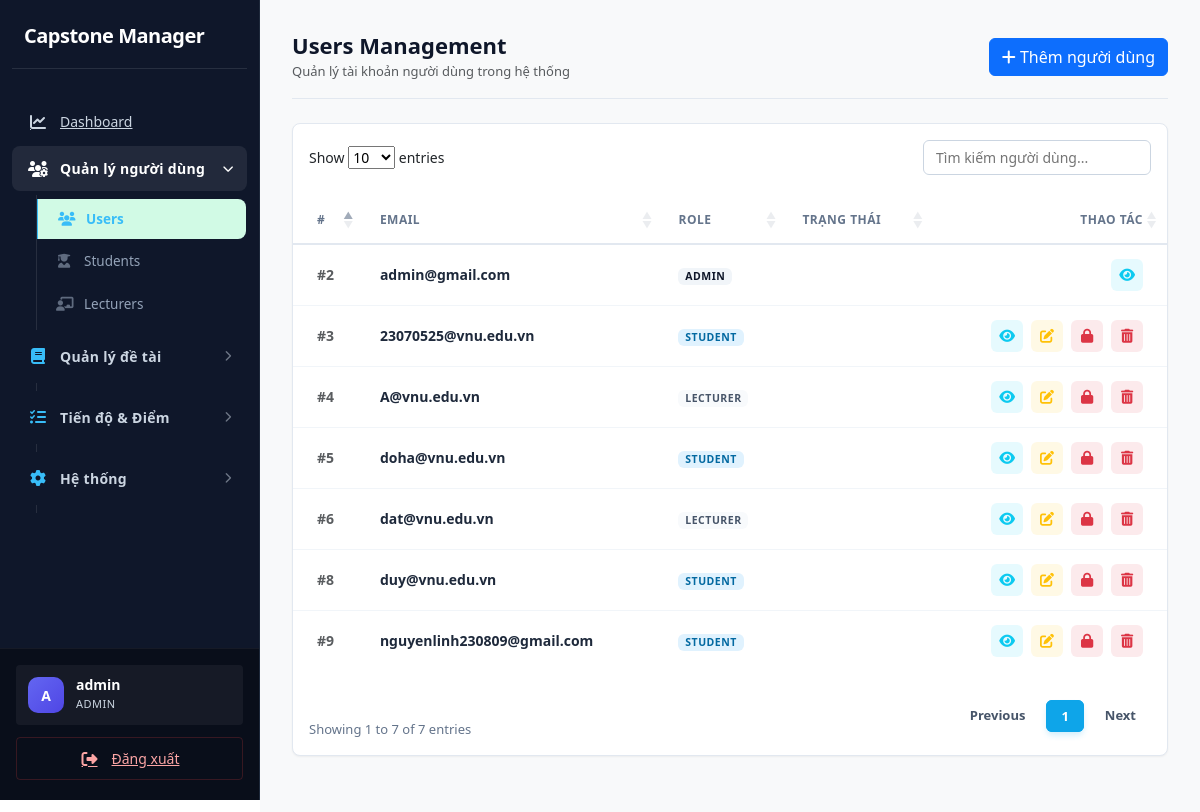
The app's page /index.php?page=users (signed in) with its own data.
### tables this page shows
CREATE TABLE `users` (
  `id` int(11) NOT NULL,
  `email` varchar(100) NOT NULL,
  `password` varchar(255) NOT NULL,
  `role` enum('admin','student','lecturer') NOT NULL DEFAULT 'student',
  `status` enum('active','locked') DEFAULT 'active',
  `created_at` timestamp NOT NULL DEFAULT current_timestamp()
);

### app/controllers/UserController.php (called while the page is built, shortened)
<?php
class UserController {
    private $userModel;
    public function __construct() {
        $this->userModel = new User();
    }
    public function index() {
        $users = $this->userModel->getAll();
        require '../app/views/users/index.php';
    }
}

### core/Database.php (called while the page is built)
<?php
class Database {
    private static $instance = null;
    private $conn;
    private $host = "localhost";
    private $dbname = "capstone_manager";
    private $username = "root";
    private $password = "";
    private function __construct(){
        try{
            $this->conn = new PDO(
                "mysql:host={$this->host};dbname={$this->dbname};charset=utf8mb4",
                $this->username,
                $this->password
            );
            $this->conn->setAttribute(
                PDO::ATTR_ERRMODE,
                PDO::ERRMODE_EXCEPTION
            );
            $this->conn->setAttribute(
                PDO::ATTR_DEFAULT_FETCH_MODE,
                PDO::FETCH_ASSOC
            );
        }catch(PDOException $e){
            die("Database Error: " . $e->getMessage());
        }
    }
    public static function getInstance(){
        if(self::$instance == null){
            self::$instance = new Database();
        }
        return self::$instance;
    }
    public function getConnection(){
        return $this->conn;
    }
}

### app/models/User.php (called while the page is built, shortened)
<?php
class User {
    private $conn;
    public function __construct(){
        $this->conn = Database::getInstance()->getConnection();
    }
    public function getAll(){
        $sql = "SELECT *
                FROM users
                ORDER BY id DESC";
        return $this->conn
            ->query($sql)
            ->fetchAll(PDO::FETCH_ASSOC);
    }
}

### app/views/users/index.php (the view, shortened to what this page needs)
<?php require '../app/views/layouts/header.php'; ?>
<?php require '../app/views/layouts/sidebar.php'; ?>
<div class="main-content">
    <div class="page-header">
        <div>
            <h2>Users Management</h2>
            <p class="text-muted small mb-0 mt-1">Quản lý tài khoản người dùng trong hệ thống</p>
        </div>
        <a href="index.php?page=user-create" class="btn btn-primary">
            <i class="fa-solid fa-plus"></i> Thêm người dùng
        </a>
    </div>
    <div class="table-container">
        <div class="table-responsive">
            <table class="table datatable" id="userTable">
                <thead>
                    <tr>
                        <th class="ps-4">#</th>
                        <th>Email</th>
                        <th>Role</th>
                        <th>Trạng thái</th>
                        <th class="text-end pe-4">Thao tác</th>
                    </tr>
                </thead>
                <tbody>
                    <?php if (!empty($users)): ?>
                        <?php foreach ($users as $u): ?>
                            <tr>
                                <td class="ps-4 fw-bold text-muted">#<?= $u['id'] ?></td>
                                <td class="fw-semibold"><?= htmlspecialchars($u['email']) ?></td>
                                <td>
                                    <span class="badge role-<?= $u['role'] ?>">
                                        <?= ucfirst($u['role']) ?>
                                    </span>
                                </td>
                                <td>
                                    <span class="badge status-<?= $u['status'] ?? 'active' ?>">
                                    </span>
                                </td>
                                <td class="text-end pe-4">
                                    <div class="d-flex justify-content-end gap-2">
                                        <a href="index.php?page=user-show&id=<?= $u['id'] ?>"
                                           class="btn-action bg-info bg-opacity-10 text-info" title="Xem">
                                            <i class="fa-solid fa-eye"></i>
                                        </a>
                                        <?php if ($u['role'] !== 'admin'): ?>
                                            <a href="index.php?page=user-edit&id=<?= $u['id'] ?>"
                                               class="btn-action bg-warning bg-opacity-10 text-warning" title="Sửa">
                                                <i class="fa-solid fa-pen-to-square"></i>
                                            </a>
                                            <?php if (($u['status'] ?? 'active') === 'active'): ?>
                                                <a href="index.php?page=user-lock&id=<?= $u['id'] ?>"
                                                   class="btn-action bg-danger bg-opacity-10 text-danger" title="Khóa">
                                                    <i class="fa-solid fa-lock"></i>
                                                </a>
                                            <?php endif; ?>
                                            <a href="index.php?page=user-delete&id=<?= $u['id'] ?>"
                                               class="btn-action btn-delete bg-danger bg-opacity-10 text-danger" title="Xóa">
                                                <i class="fa-solid fa-trash-can"></i>
                                            </a>
                                        <?php endif; ?>
                                    </div>
                                </td>
                            </tr>
                        <?php endforeach; ?>
                    <?php endif; ?>
                </tbody>
            </table>
        </div>
    </div>
</div>
<?php require '../app/views/layouts/footer.php'; ?>

### public/index.php (shortened to what this page needs)
<?php
require_once '../core/Database.php';
require_once '../app/models/User.php';
require_once '../app/controllers/UserController.php';
$page = $_GET['page'] ?? 'login';
switch ($page) {
    case 'users':
        (new UserController())->index();
        break;
}

### app/views/layouts/header.php (shortened to what this page needs)
<!DOCTYPE html>
<html lang="en">
<head>
    <link rel="stylesheet"
          href="assets/css/style.css">
    <link rel="stylesheet"
          href="https://cdn.jsdelivr.net/npm/bootstrap@5.3.3/dist/css/bootstrap.min.css">
    <link rel="stylesheet"
          href="https://cdnjs.cloudflare.com/ajax/libs/font-awesome/6.5.1/css/all.min.css">
    <link rel="stylesheet"
          href="https://cdn.datatables.net/1.13.6/css/dataTables.bootstrap5.min.css">
    <link rel="stylesheet"
          href="https://cdn.jsdelivr.net/npm/sweetalert2@11/dist/sweetalert2.min.css">
    <link rel="stylesheet"
          href="https://unpkg.com/aos@2.3.1/dist/aos.css">
</head>
<body>
<div class="app-wrapper">

### app/views/layouts/sidebar.php (shortened to what this page needs)
<?php $currentPage = $_GET['page'] ?? ''; ?>
<div class="sidebar">
    <div class="sidebar-top">
        <div class="sidebar-header">
            <h2>Capstone Manager</h2>
        </div>
        <ul class="sidebar-menu">
            <li>
                <a href="index.php?page=dashboard"
                   class="<?= $currentPage === 'dashboard' ? 'active' : '' ?>">
                    <i class="fa fa-chart-line"></i>
                    <span>Dashboard</span>
                </a>
            </li>
            <?php if ($_SESSION['user']['role'] === 'admin'): ?>
                <li class="menu-group <?= in_array($currentPage, ['users', 'students', 'lecturers']) ? 'open' : '' ?>">
                    <div class="menu-group-toggle">
                        <i class="fa fa-users-gear"></i>
                        <span>Quản lý người dùng</span>
                        <i class="fa fa-chevron-right toggle-icon"></i>
                    </div>
                    <ul class="submenu">
                        <li>
                            <a href="index.php?page=users" class="<?= $currentPage === 'users' ? 'active' : '' ?>">
                                <i class="fa fa-users"></i> <span>Users</span>
                            </a>
                        </li>
                        <li>
                            <a href="index.php?page=students" class="<?= $currentPage === 'students' ? 'active' : '' ?>">
                                <i class="fa fa-user-graduate"></i> <span>Students</span>
                            </a>
                        </li>
                        <li>
                            <a href="index.php?page=lecturers" class="<?= $currentPage === 'lecturers' ? 'active' : '' ?>">
                                <i class="fa fa-chalkboard-teacher"></i> <span>Lecturers</span>
                            </a>
                        </li>
                    </ul>
                </li>
                <li class="menu-group <?= in_array($currentPage, ['semesters', 'topic-management', 'topics', 'registrations', 'assignments']) ? 'open' : '' ?>">
                    <div class="menu-group-toggle">
                        <i class="fa fa-book"></i>
                        <span>Quản lý đề tài</span>
                        <i class="fa fa-chevron-right toggle-icon"></i>
                    </div>
                    <ul class="submenu">
                        <li>
                            <a href="index.php?page=semesters" class="<?= $currentPage === 'semesters' ? 'active' : '' ?>">
                            </a>
                        </li>
                    </ul>
                </li>
                <li class="menu-group <?= in_array($currentPage, ['milestones', 'submissions', 'scores']) ? 'open' : '' ?>">
                    <div class="menu-group-toggle">
                        <i class="fa fa-tasks"></i>
                        <span>Tiến độ & Điểm</span>
                        <i class="fa fa-chevron-right toggle-icon"></i>
                    </div>
                    <ul class="submenu">
                        <li>
                            <a href="index.php?page=milestones" class="<?= $currentPage === 'milestones' ? 'active' : '' ?>">
                            </a>
                        </li>
                    </ul>
                </li>
                <li class="menu-group <?= in_array($currentPage, ['notifications', 'logs']) ? 'open' : '' ?>">
                    <div class="menu-group-toggle">
                        <i class="fa fa-cog"></i>
                        <span>Hệ thống</span>
                        <i class="fa fa-chevron-right toggle-icon"></i>
                    </div>
                    <ul class="submenu">
                        <li>
                            <a href="index.php?page=notifications" class="<?= $currentPage === 'notifications' ? 'active' : '' ?>">
                            </a>
                        </li>
                    </ul>
                </li>
            <?php endif; ?>
        </ul>
    </div>
    <div class="sidebar-bottom">
        <ul class="sidebar-menu">
            <li class="user-profile-item">
                <div class="user-profile-wrapper">
                    <div class="user-avatar-circle">
                        <?php
                            $email    = $_SESSION['user']['email'] ?? 'User';
                            $username = explode('@', $email)[0];
                            echo strtoupper(substr($username, 0, 1));
                        ?>
                    </div>
                    <div class="user-text">
                        <span class="user-name"><?= htmlspecialchars($username) ?></span>
                        <span class="user-role"><?= ucfirst($_SESSION['user']['role'] ?? 'Guest') ?></span>
                    </div>
                </div>
            </li>
            <li>
                <a href="#" class="logout-link" id="logout-btn">
                    <i class="fa fa-right-from-bracket"></i> <span>Đăng xuất</span>
                </a>
            </li>
        </ul>
    </div>
</div>

### app/views/layouts/footer.php (shortened to what this page needs)
    </div>
</body>
</html>

### app/views/layouts/sidebar.php (style rules this page uses)
.user-avatar-circle { width: 36px; height: 36px; border-radius: 10px; flex-shrink: 0; background: linear-gradient(135deg, #6366f1, #4f46e5); display: flex; align-items: center; justify-content: center; font-size: 14px; font-weight: 700; color: #fff; letter-spacing: 0; }

### records on screen
users: id "9", email "nguyenlinh230809@gmail.com", role "STUDENT"
users: id "8", email "duy@vnu.edu.vn", role "STUDENT"
users: id "6", email "dat@vnu.edu.vn", role "LECTURER"
users: id "5", email "doha@vnu.edu.vn", role "STUDENT"
users: id "4", email "A@vnu.edu.vn", role "LECTURER"
users: id "3", email "23070525@vnu.edu.vn", role "STUDENT"
users: id "2", email "admin@gmail.com", role "ADMIN"

### other values on screen
substr($username, 0, 1) "A"
$username "admin"
$_SESSION['user']['role'] "ADMIN"
